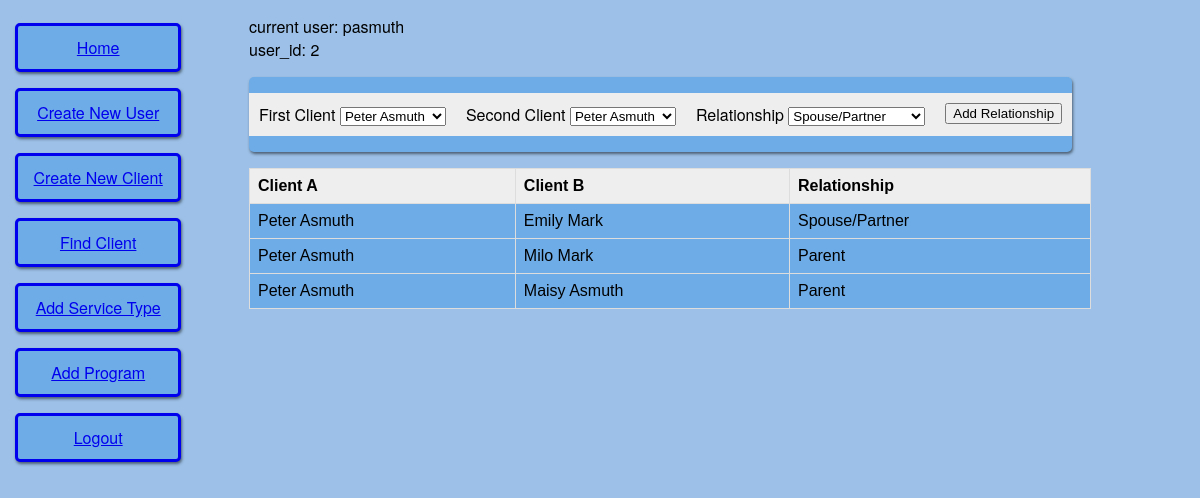
The page /create_relationship_1 (signed in) on the database its author committed.
### app/models.py (models this page shows, shortened)
class User(UserMixin, db.Model):
	id = db.Column(db.Integer, primary_key = True)
	username = db.Column(db.String(64), index = True, unique = True)
	email = db.Column(db.String(120), index = True, unique = True)
	password_hash = db.Column(db.String(128))

class ClientRelationship(db.Model):
	id = db.Column(db.Integer, primary_key = True)
	client_a_id = db.Column(db.Integer, db.ForeignKey('client.id'))
	client_b_id = db.Column(db.Integer, db.ForeignKey('client.id'))
	a_to_b_relation = db.Column(db.Integer, db.ForeignKey('relationship.id'))
	relationship = db.relationship('Relationship', uselist=False)
	client_a = db.relationship('Client', foreign_keys=[client_a_id])
	client_b = db.relationship('Client', foreign_keys=[client_b_id])
	created_date = db.Column(db.DateTime, index = True, default = datetime.utcnow)
	created_by = db.Column(db.Integer, db.ForeignKey('user.id'))
	user = db.relationship('User', uselist = False)

class Client(db.Model):
	id = db.Column(db.Integer, primary_key = True)
	first_name = db.Column(db.String(20))
	middle_name = db.Column(db.String(20))
	last_name = db.Column(db.String(20))
	SSN = db.Column(db.String(11))
	veteran = db.Column(db.Boolean)
	activeMilitary = db.Column(db.Boolean)
	disability = db.Column(db.Boolean)
	foreignBorn = db.Column(db.Boolean)
	race = db.relationship('ClientRace', backref = 'Client', lazy = 'dynamic')
	ethnicity = db.Column(db.Integer, db.ForeignKey('ethnicity.id'))
	gender = db.Column(db.Integer, db.ForeignKey('gender.id'))
	gen = db.relationship('Gender', uselist = False)
	dob = db.Column(db.Date)
	created_date = db.Column(db.DateTime, index = True, default = datetime.utcnow)
	created_by = db.Column(db.Integer, db.ForeignKey('user.id'))
	user = db.relationship('User', uselist = False)

class Relationship(db.Model):
	id = db.Column(db.Integer, primary_key = True)
	relationship = db.Column(db.String(15))

### app/routes.py (the view, shortened to what this page needs)
@app.route('/create_relationship_<clientid>', defaults = {'second_client':None}, methods = ['GET','POST'])
@app.route('/create_relationship_<clientid>_<second_client>', methods = ['GET','POST'])
@login_required
def create_relationship(clientid, second_client):
	form = CreateRelationship()
	rels = ClientRelationship.query.filter(ClientRelationship.client_a_id == clientid).all()
	return render_template('create_relationship.html', title = 'Create Relationship', data = rels, form = form)

### app/forms.py (shortened to what this page needs)
class CreateRelationship(FlaskForm):
	form_title = 'Create Relationship'
	client_choices = [(c.id, str(c.first_name)+' '+str(c.last_name)) for c in Client.query.all()]
	rel_choices = [(r.id, r.relationship) for r in Relationship.query.all()]
	first_client = SelectField('First Client', choices = client_choices, coerce = int, validators=[DataRequired()])
	second_client = SelectField('Second Client', choices = client_choices, coerce = int, validators=[DataRequired()])
	relationship = SelectField('Relationship', choices = rel_choices, coerce = int, validators = [DataRequired()])
	submit = SubmitField('Add Relationship')

### app/models.py (called while the page is built)
@login.user_loader
def load_user(id):
	return User.query.get(int(id))

### app/templates/create_relationship.html (shortened to what this page needs)
{% extends "base.html" %}
{% block content %}
    <form action="" method="post">
        <div class="formFields">
            {% for field in form %}
                {% if ((field.type != 'CSRFTokenField') and (field.type != 'SubmitField')) %}
                <div class="formElement">
                    {{ field.label() }}
                    {{ field() }} <br>
                </div>
                {% endif %}
            {% endfor %}<br>
            <div class="formElement">
            {{ form.submit() }}
            </div>
        </div>
    </form>
    {% if data %}
        <table class="clientView">
        <tr>
            <th>Client A</th>
            <th>Client B</th>
            <th>Relationship</th>
        </tr>
        {% for r in data %}
        <tr>
            <td>{{ r.client_a.first_name }} {{ r.client_a.last_name }}</td>
            <td>{{ r.client_b.first_name }} {{ r.client_b.last_name }}</td>
            <td>{{ r.relationship.relationship }}</td>
        </tr>
        {% endfor%}
    </table>
    {% endif %}
{% endblock %}

### app/templates/base.html (shortened to what this page needs)
<html>
    <head>
      <link rel="stylesheet" href="{{ url_for('static', filename = 'styles/main.css') }}">
    </head>
    <body>
        <div class="row">
          <div class="leftColumn">
            {% if current_user.is_anonymous %}
            <a class="header_button" href="{{ url_for('login') }}">Login</a>
            {% else %}
            <a class="header_button" href="{{ url_for('index') }}">Home</a>
            <a class="header_button" href="{{ url_for('render_form', form = 'RegistrationForm') }}">Create New User</a>
            <a class="header_button" href="{{ url_for('create_client') }}">Create New Client</a>
            <a class="header_button" href="{{ url_for('view_clients') }}">Find Client</a>
            <a class="header_button" href="{{ url_for('add_record', record_type = 'ServiceType') }}">Add Service Type</a>
            <a class="header_button" href="{{ url_for('add_record', record_type = 'Program') }}">Add Program</a>
            <a class="header_button" href="{{ url_for('logout') }}">Logout</a>
            {% endif %}
          </div>
          <div class="rightColumn">
            current user: {{ current_user.username }} <br>
            user_id: {{ current_user.id }} <br>
            {% block content %}{% endblock %}
          </div>
        </div>
    </body>
</html>

### app/static/styles/main.css (style rules this page uses)
body { margin: 0; padding: 0; font-family: "Helvetica Neue", Helvetica, Arial, sans-serif; color: #000000; padding: 15px; background: #9cc0e7; }
table { font-family: arial, sans-serif; border-collapse: collapse; }
table.clientView { font-family: arial, sans-serif; border-collapse: collapse; align: center; width: 90%; background-color: #6EACE7 }
td { border: 1px solid #dddddd; text-align: left; padding: 8px; }
th { border: 1px solid #dddddd; background-color: #EEEEEE; text-align: left; padding: 8px; }
.row:after { content: ""; display: table; clear: both; }
.formElement { padding: 10px 10px; background: #EEEEEE; margin: 1em 0; display: inline-block; }
.formFields { float: left; display: flex; flex-wrap: wrap; align-content: space-around; justify-content: space-evenly; background: #6EACE7; margin: 1em 0; box-shadow: 1px 2px 3px rgba(0,0,0,.5); border-radius: 5px; }
.leftColumn { float: left; width: 15%; display: flex; flex-wrap: wrap; align-content: space-around }
.rightColumn { float: right; width: 80%; }
.header_button { border: solid; padding: 10px 10px; text-align: center; background-color: #6EACE7; width: 80%; float: left; margin: .5em 0; box-shadow: 1px 2px 3px rgba(0,0,0,.5); border-radius: 5px; }

### rows shown on the page
User: username "pasmuth", id "2"
ClientRelationship: client_a.first_name "Peter", client_a.last_name "Asmuth", client_b.first_name "Emily", client_b.last_name "Mark", relationship.relationship "Spouse/Partner"
ClientRelationship: client_a.first_name "Peter", client_a.last_name "Asmuth", client_b.first_name "Milo", client_b.last_name "Mark", relationship.relationship "Parent"
ClientRelationship: client_a.first_name "Peter", client_a.last_name "Asmuth", client_b.first_name "Maisy", client_b.last_name "Asmuth", relationship.relationship "Parent"

### other values the page prints
{{ field.label() }} "First Client" "Second Client" "Relationship"
